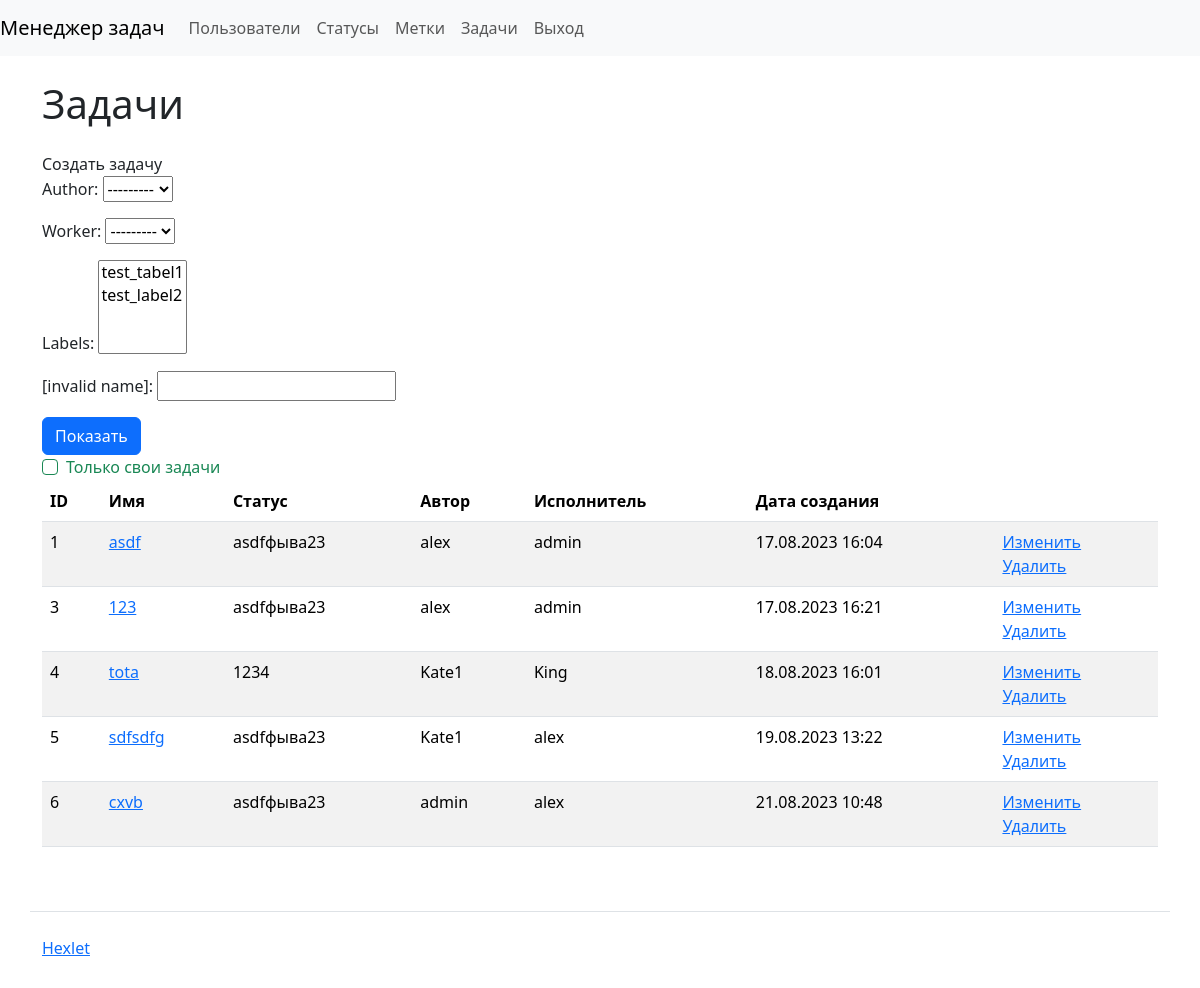
The app's page /tasks/ (signed in) with its own data.
### task_manager/tasks/models.py (models this page shows, shortened)
class Task(models.Model):
    name = models.CharField(max_length=255)
    description = models.CharField(max_length=255)
    status = models.ForeignKey(Status, on_delete=models.RESTRICT, related_name='tasks')
    author = models.ForeignKey(User, on_delete=models.RESTRICT, related_name='tasks_authored')
    worker = models.ForeignKey(User, on_delete=models.RESTRICT, related_name='tasks_assigned', null=True)
    labels = models.ManyToManyField(Label)
    date_joined = DateTimeField(auto_now_add=True)

### task_manager/statuses/models.py (models this page shows)
class Status(models.Model):
    name = models.CharField(max_length=255)
    date_joined = DateTimeField(auto_now_add=True)
    def __str__(self):
        return self.name

### task_manager/tasks/views.py (the view)
# urls.py: path('', views.TaskShow.as_view(), name='tasks'),
class TaskShow(CustomLoginRequiredMixin, View):
    def get(self, request, *args, **kwargs):
        task_filter = TaskFilter(request.GET, queryset=Task.objects.all())
        tasks = task_filter.qs
        if request.GET.get('self_tasks'):
            tasks = task_filter.qs.filter(author=request.user)
        return render(request, 'tasks/tasks.html', {
            'form': task_filter.form,
            'tasks': tasks,
        })

### task_manager/labels/models.py (called while the page is built)
    def __str__(self):
        return self.name

### task_manager/mixins.py (called while the page is built)
    def dispatch(self, request, *args, **kwargs):
        if not request.user.is_authenticated:
            messages.error(request, self.permission_denied_message)
        return super().dispatch(request, *args, **kwargs)

### task_manager/templates/tasks/tasks.html
{% extends "index.html" %}
{% block content %}
<h1 class="my-4">Задачи</h1>
<a class="nav-link" href="{% url 'create_task' %}">Создать задачу</a>
<form class="form-inline center" method="get" action="{% url 'tasks' %}">
  {{ form.as_p}}
  <input class="btn btn-primary" type="submit" value="Показать">
  <div class="form-check">
    <input type="checkbox" name="self_tasks" class="form-check-input is-valid" id="id_self_tasks">
    <label class="form-check-label" for="id_self_tasks">Только свои задачи</label>
  </div>
</form>
<table class="table table-striped">
    <thead>
      <tr>
        <th>ID</th>
        <th>Имя</th>
        <th>Статус</th>
        <th>Автор</th>
        <th>Исполнитель</th>
        <th>Дата создания</th>
        <th></th>
      </tr>
    </thead>
    <tbody>
        {% for task in tasks %}
        <tr>
          <td>{{ task.pk }}</td>
          <td>
            <a href="{% url 'get_task' task.pk %}">{{ task.name }}</a>
          </td>
          <td>{{ task.status }}</td>
          <td>{{ task.author }}</td>
          <td>{{ task.worker }}</td>
          <td>{{ task.date_joined|date:'d.m.Y H:i' }}</td>
          <td>
            <a href="{% url 'edit_task' task.pk %}">Изменить</a>
            <br>
            <a href="{% url 'delete_task' task.pk %}">Удалить</a>
          </td>
        </tr>
        {% endfor %}
    </tbody>
</table>
{% endblock %}

### task_manager/templates/index.html (shortened to what this page needs)
<!DOCTYPE html>
{% load django_bootstrap5 %}
{% bootstrap_css %}
<html lang="ru-ru">
  <head>
  </head>
  <body class="d-flex flex-column min-vh-100">
    <nav class="navbar navbar-expand-lg navbar-light bg-light">
      <a class="navbar-brand" href="{% url 'index' %}">Менеджер задач</a>
      <div class="collapse navbar-collapse" id="navbarToggleExternalContent">
        <ul class="navbar-nav mr-auto">
          <li class="nav-item">
            <a class="nav-link" href="{% url 'users' %}">Пользователи</a>
          </li>
          {% if user.is_authenticated %}
          <li class="nav-item">
            <a class="nav-link" href="{% url 'statuses' %}">Статусы</a>
          </li>
          <li class="nav-item">
            <a class="nav-link" href="{% url 'labels' %}">Метки</a>
          </li>
          <li class="nav-item">
            <a class="nav-link" href="{% url 'tasks' %}">Задачи</a>
          </li>
          <li class="nav-item">
            <form id="logout-form" action="{% url 'logout' %}" method="POST">
              <a class="nav-link" onclick="document.getElementById('logout-form').submit();" style="cursor: pointer;">Выход</a>
            </form>
          </li>
          {% endif %}
        </ul>
      </div>
    </nav>
    <div class="container wrapper flex-grow-1">
    {% block content %}{% endblock %}
    </div>
    <footer>
      <div class="container my-5 pt-4 border-top">
        <a target="_blank" href="https://ru.hexlet.io/">Hexlet</a>
      </div>
    </footer>
  </body>
</html>

### records on screen
Task: pk "1", name "asdf", status "asdfфыва23", author "alex", worker "admin", date_joined "17.08.2023 16:04"
Task: pk "3", name "123", status "asdfфыва23", author "alex", worker "admin", date_joined "17.08.2023 16:21"
Task: pk "4", name "tota", status "1234", author "Kate1", worker "King", date_joined "18.08.2023 16:01"
Task: pk "5", name "sdfsdfg", status "asdfфыва23", author "Kate1", worker "alex", date_joined "19.08.2023 13:22"
Task: pk "6", name "cxvb", status "asdfфыва23", author "admin", worker "alex", date_joined "21.08.2023 10:48"
